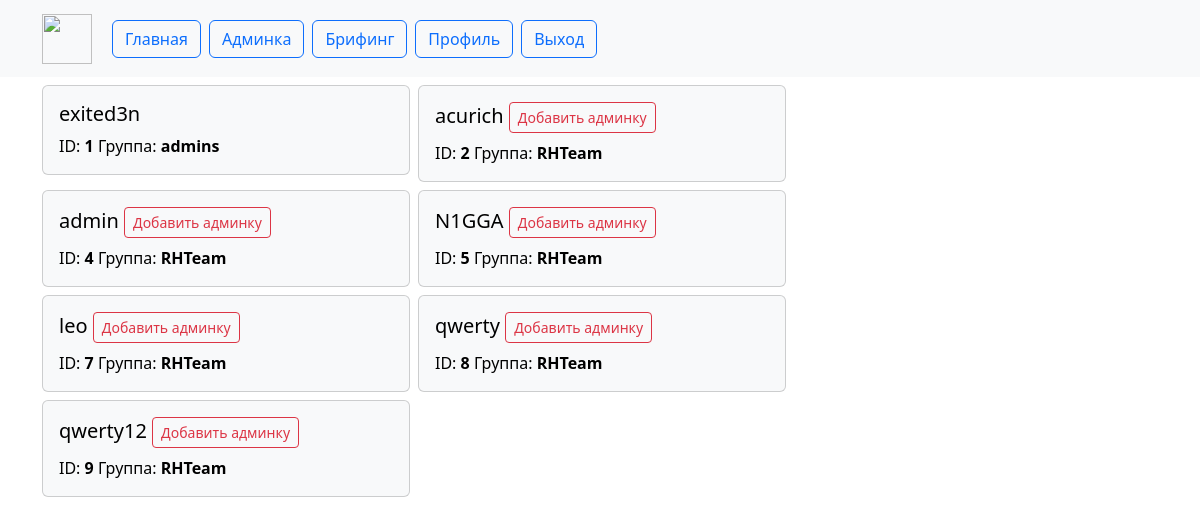
Page /adm (signed in) on the committed database.
### web/models.py (models this page shows)
class User(UserMixin, db.Model):
    id = db.Column(db.Integer, primary_key=True)
    name = db.Column(db.String(1000), unique=True)
    password = db.Column(db.String(100))
    email = db.Column(db.String(100), unique=True)
    active = db.Column(db.Boolean())
    group = db.Column(db.String(100))
    created_on = db.Column(db.DateTime(), default=datetime.now())

### web/main.py (the view)
@main.route('/adm')
@login_required
def admin_panel():
    show_user = show_users()
    return render_template('admin.html', users=show_user)

### web/__init__.py (called while the page is built)
def create_app():
    app = Flask(__name__)
    app.register_error_handler(404, page_not_found)
    app.config['SECRET_KEY'] = '33bf3cd3-ad1c-4429-b636-a807fc084e92_20ef441b-a7f2-4207-b0dc-543ca0d37aa2'
    app.config['SQLALCHEMY_DATABASE_URI'] = 'sqlite:///data.db'
    db.init_app(app)
    login_manager = LoginManager()
    login_manager.login_view = 'auth.login'
    login_manager.init_app(app)
    from .models import User
    with app.app_context():
        db.create_all()
    @login_manager.user_loader
    def load_user(user_id):
        return User.query.get(int(user_id))
    from .auth import auth as auth_blueprint
    app.register_blueprint(auth_blueprint)
    from .main import main as main_blueprint
    app.register_blueprint(main_blueprint)
    return app

### web/db_functions.py (called while the page is built)
def show_users():
    users = User.query.all()
    users_list = []
    for user in users:
        users_list.append({'id': user.id, 'name': user.name, 'group': user.group, 'active': user.active})
    return users_list

### web/templates/admin.html
{% extends "base.html" %}
{% block content %}
<div class="row row-cols-1 row-cols-md-2 g-2">
        {% for user in users %}
  <div class="col">
    <div class="card text-bg-light">
      <div class="card-body">
        <h5 class="card-title">{{ user.name }}
          {% if user.group != 'admins' %}
         <button type="button" class="btn btn-outline-danger btn-sm">Добавить админку</button>
        {% endif %}
        </h5>
          <p class="card-text">ID: <b>{{ user.id }}</b>  Группа: <b>{{ user.group }}</b> </p>
      </div>
    </div>
  </div>
{% endfor %}
</div>
{% endblock %}

### rows in the picture
User: name "exited3n", id "1", group "admins"
User: name "acurich", shows "Добавить админку", id "2", group "RHTeam"
User: name "admin", shows "Добавить админку", id "4", group "RHTeam"
User: name "N1GGA", shows "Добавить админку", id "5", group "RHTeam"
User: name "leo", shows "Добавить админку", id "7", group "RHTeam"
User: name "qwerty", shows "Добавить админку", id "8", group "RHTeam"
User: name "qwerty12", shows "Добавить админку", id "9", group "RHTeam"
